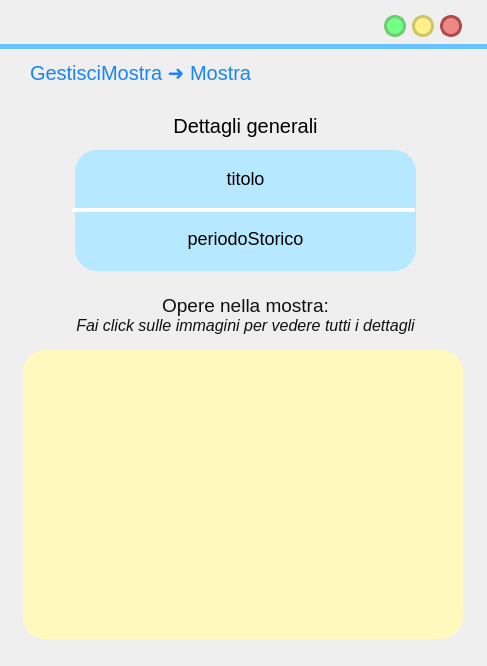
<?xml version="1.0" encoding="UTF-8"?>
<ui version="4.0">
 <class>MainWindow</class>
 <widget class="QMainWindow" name="MainWindow">
  <property name="geometry">
   <rect>
    <x>0</x>
    <y>0</y>
    <width>487</width>
    <height>666</height>
   </rect>
  </property>
  <property name="cursor">
   <cursorShape>ArrowCursor</cursorShape>
  </property>
  <property name="windowTitle">
   <string>MainWindow</string>
  </property>
  <property name="styleSheet">
   <string notr="true"/>
  </property>
  <widget class="QWidget" name="centralwidget">
   <widget class="QLabel" name="label">
    <property name="geometry">
     <rect>
      <x>0</x>
      <y>44</y>
      <width>641</width>
      <height>5</height>
     </rect>
    </property>
    <property name="styleSheet">
     <string notr="true">background-color:rgb(104, 194, 253);</string>
    </property>
    <property name="text">
     <string/>
    </property>
   </widget>
   <widget class="QPushButton" name="reduceButton">
    <property name="geometry">
     <rect>
      <x>384</x>
      <y>15</y>
      <width>22</width>
      <height>22</height>
     </rect>
    </property>
    <property name="sizePolicy">
     <sizepolicy hsizetype="Fixed" vsizetype="Fixed">
      <horstretch>0</horstretch>
      <verstretch>0</verstretch>
     </sizepolicy>
    </property>
    <property name="minimumSize">
     <size>
      <width>22</width>
      <height>22</height>
     </size>
    </property>
    <property name="maximumSize">
     <size>
      <width>24</width>
      <height>24</height>
     </size>
    </property>
    <property name="cursor">
     <cursorShape>PointingHandCursor</cursorShape>
    </property>
    <property name="styleSheet">
     <string notr="true">QPushButton{
 background-color:#76ff85;
 border-style: solid;
 border-radius:11px;
font: 18pt &quot;Candara&quot;;
border-color:#6bcc73;
border-width:3;
}

QPushButton::pressed{
	background-color : white;
	border-color:#6bcc73;
	border-width:3;
}
</string>
    </property>
    <property name="text">
     <string/>
    </property>
   </widget>
   <widget class="QPushButton" name="exitButton">
    <property name="geometry">
     <rect>
      <x>440</x>
      <y>15</y>
      <width>22</width>
      <height>22</height>
     </rect>
    </property>
    <property name="sizePolicy">
     <sizepolicy hsizetype="Fixed" vsizetype="Fixed">
      <horstretch>0</horstretch>
      <verstretch>0</verstretch>
     </sizepolicy>
    </property>
    <property name="minimumSize">
     <size>
      <width>22</width>
      <height>22</height>
     </size>
    </property>
    <property name="maximumSize">
     <size>
      <width>24</width>
      <height>24</height>
     </size>
    </property>
    <property name="cursor">
     <cursorShape>PointingHandCursor</cursorShape>
    </property>
    <property name="styleSheet">
     <string notr="true">QPushButton{
 background-color:#ee8888;
 border-style: solid;
 border-radius:11px;
font: 18pt &quot;Candara&quot;;
border-color:#ae4a4a;
border-width:3;
}

QPushButton::pressed{
	background-color : white;
	border-color:#ae4a4a;
	border-width:3;
}
</string>
    </property>
    <property name="text">
     <string/>
    </property>
   </widget>
   <widget class="QPushButton" name="maximizeButton">
    <property name="geometry">
     <rect>
      <x>412</x>
      <y>15</y>
      <width>22</width>
      <height>22</height>
     </rect>
    </property>
    <property name="sizePolicy">
     <sizepolicy hsizetype="Fixed" vsizetype="Fixed">
      <horstretch>0</horstretch>
      <verstretch>0</verstretch>
     </sizepolicy>
    </property>
    <property name="minimumSize">
     <size>
      <width>20</width>
      <height>20</height>
     </size>
    </property>
    <property name="maximumSize">
     <size>
      <width>24</width>
      <height>24</height>
     </size>
    </property>
    <property name="cursor">
     <cursorShape>PointingHandCursor</cursorShape>
    </property>
    <property name="styleSheet">
     <string notr="true">QPushButton{
 background-color:#fff08c	;
 border-style: solid;
 border-radius:11px;
font: 18pt &quot;Candara&quot;;
border-color:#ccc664;
border-width:3;
}

QPushButton::pressed{
	background-color : white;
	border-color:#ccc664;
	border-width:3;
}
</string>
    </property>
    <property name="text">
     <string/>
    </property>
   </widget>
   <widget class="QLabel" name="previousButton">
    <property name="geometry">
     <rect>
      <x>424</x>
      <y>57</y>
      <width>36</width>
      <height>36</height>
     </rect>
    </property>
    <property name="font">
     <font>
      <family>Lato Light</family>
      <pointsize>20</pointsize>
      <weight>50</weight>
      <italic>false</italic>
      <bold>false</bold>
     </font>
    </property>
    <property name="cursor">
     <cursorShape>PointingHandCursor</cursorShape>
    </property>
    <property name="autoFillBackground">
     <bool>false</bool>
    </property>
    <property name="styleSheet">
     <string notr="true">background-color: rgba(255, 255, 255,0);</string>
    </property>
    <property name="text">
     <string/>
    </property>
    <property name="pixmap">
     <pixmap resource="res/res.qrc">:/icons/arrow_back_FILL1_wght700_GRAD200_opsz48_risultato.png</pixmap>
    </property>
    <property name="scaledContents">
     <bool>true</bool>
    </property>
   </widget>
   <widget class="QLabel" name="titoloLabel">
    <property name="geometry">
     <rect>
      <x>30</x>
      <y>57</y>
      <width>311</width>
      <height>31</height>
     </rect>
    </property>
    <property name="styleSheet">
     <string notr="true">font-size: 20px;
text-align: left;
background-color: rgba(255, 255, 255,0);
color: #1684FC;
font: 16pt &quot;Lato&quot;;</string>
    </property>
    <property name="text">
     <string>GestisciMostra ➜ Mostra</string>
    </property>
   </widget>
   <widget class="QLabel" name="label_3">
    <property name="geometry">
     <rect>
      <x>20</x>
      <y>10</y>
      <width>361</width>
      <height>31</height>
     </rect>
    </property>
    <property name="cursor">
     <cursorShape>SizeAllCursor</cursorShape>
    </property>
    <property name="styleSheet">
     <string notr="true">color: rgba(255, 255, 255,0);
background-color:rgba(255, 255, 255,0);</string>
    </property>
    <property name="text">
     <string/>
    </property>
   </widget>
   <widget class="QLabel" name="titoloLabel_3">
    <property name="geometry">
     <rect>
      <x>10</x>
      <y>110</y>
      <width>471</width>
      <height>31</height>
     </rect>
    </property>
    <property name="styleSheet">
     <string notr="true">font-size: 20px;
text-align: left;
background-color: rgba(255, 255, 255,0);
</string>
    </property>
    <property name="text">
     <string>Dettagli generali</string>
    </property>
    <property name="alignment">
     <set>Qt::AlignCenter</set>
    </property>
   </widget>
   <widget class="QLabel" name="immagineLabel">
    <property name="geometry">
     <rect>
      <x>23</x>
      <y>350</y>
      <width>440</width>
      <height>289</height>
     </rect>
    </property>
    <property name="sizePolicy">
     <sizepolicy hsizetype="Fixed" vsizetype="Fixed">
      <horstretch>0</horstretch>
      <verstretch>0</verstretch>
     </sizepolicy>
    </property>
    <property name="styleSheet">
     <string notr="true">border-radius: 22px;
background-color: rgba(255, 249, 190, 255);</string>
    </property>
    <property name="text">
     <string/>
    </property>
    <property name="scaledContents">
     <bool>true</bool>
    </property>
    <property name="alignment">
     <set>Qt::AlignCenter</set>
    </property>
    <property name="margin">
     <number>10</number>
    </property>
    <property name="indent">
     <number>10</number>
    </property>
   </widget>
   <widget class="QScrollArea" name="scrollArea">
    <property name="geometry">
     <rect>
      <x>30</x>
      <y>375</y>
      <width>421</width>
      <height>251</height>
     </rect>
    </property>
    <property name="styleSheet">
     <string notr="true">QWidget{
background:rgb(255, 255, 255);
border-radius:0px;
border-color:rgb(255, 249, 190);
border-style: solid;
border-width:7;
}


QScrollArea{
border-width:0px;
border-radius: 22px;
background-color: rgba(255, 255, 255, 255);
}

QScrollBar{
border-width:0px;
	border-radius:4px;
background-color: rgba(255, 255, 255, 255);

}


/* VERTICAL SCROLLBAR */
 QScrollBar:vertical {
	border: none;
    width: 14px;
    margin: 0px 0 0px 0;
	border-radius: 7px;
margin: 0px 0px 0px 0px;

 }



/*  HANDLE BAR VERTICAL */
QScrollBar::handle:vertical {	
	background-color:#68C2FD;
	min-height: 30px;	
	border-radius: 7px;

}
QScrollBar::handle:vertical:hover{	
	background-color:#A6E4FF;
}
QScrollBar::handle:vertical:pressed {	
	background-color: #5AA7D9;
}


/* BTN TOP - SCROLLBAR */
QScrollBar::sub-line:vertical {
	background-color: rgb(255, 255, 255);
	border-radius: 7px;
}
QScrollBar::sub-line:vertical:hover {	
	background-color:#68C2FD;
}
QScrollBar::sub-line:vertical:pressed {	
	background-color: #5AA7D9;
}

/* BTN BOTTOM - SCROLLBAR  */
QScrollBar::add-line:vertical {

	background-color: rgb(255, 255, 255);
	border-radius: 7px;

}
QScrollBar::add-line:vertical:hover {	
	background-color:rgb(255, 255, 255)
}
QScrollBar::add-line:vertical:pressed {	
	background-color:rgb(255, 255, 255)
}
/* RESET ARROW  */
QScrollBar::up-arrow:vertical, QScrollBar::down-arrow:vertical {
	background: none;
}
QScrollBar::add-page:vertical, QScrollBar::sub-page:vertical {
	background: none;
} 
</string>
    </property>
    <property name="horizontalScrollBarPolicy">
     <enum>Qt::ScrollBarAlwaysOff</enum>
    </property>
    <property name="widgetResizable">
     <bool>true</bool>
    </property>
    <widget class="QWidget" name="scrollAreaWidgetContents">
     <property name="geometry">
      <rect>
       <x>0</x>
       <y>0</y>
       <width>421</width>
       <height>251</height>
      </rect>
     </property>
     <property name="styleSheet">
      <string notr="true">border-width:0px;
border-radius: 0px;
background-color: rgba(255, 249, 190, 255);</string>
     </property>
     <layout class="QVBoxLayout" name="verticalLayout">
      <item>
       <layout class="QGridLayout" name="gridLayout">
        <property name="leftMargin">
         <number>8</number>
        </property>
        <property name="topMargin">
         <number>0</number>
        </property>
        <property name="rightMargin">
         <number>8</number>
        </property>
        <property name="bottomMargin">
         <number>0</number>
        </property>
        <property name="horizontalSpacing">
         <number>14</number>
        </property>
        <property name="verticalSpacing">
         <number>12</number>
        </property>
       </layout>
      </item>
     </layout>
    </widget>
   </widget>
   <widget class="QLabel" name="titoloLabel_4">
    <property name="geometry">
     <rect>
      <x>-20</x>
      <y>310</y>
      <width>531</width>
      <height>31</height>
     </rect>
    </property>
    <property name="layoutDirection">
     <enum>Qt::RightToLeft</enum>
    </property>
    <property name="styleSheet">
     <string notr="true">left: 802px;
top: 386px;
width: 307px;
height: 19px;
color: rgba(16, 16, 16);
background-color: rgba(255, 255, 255,0);

</string>
    </property>
    <property name="text">
     <string>&lt;html&gt;&lt;head/&gt;&lt;body&gt;&lt;p&gt;&lt;span style=&quot; font-size:12pt; font-style:italic;&quot;&gt;Fai click sulle immagini per vedere tutti i dettagli&lt;/span&gt;&lt;/p&gt;&lt;/body&gt;&lt;/html&gt;</string>
    </property>
    <property name="alignment">
     <set>Qt::AlignCenter</set>
    </property>
   </widget>
   <widget class="QLabel" name="titoloLabel">
    <property name="geometry">
     <rect>
      <x>-20</x>
      <y>290</y>
      <width>531</width>
      <height>31</height>
     </rect>
    </property>
    <property name="styleSheet">
     <string notr="true">left: 849px;
background-color: rgba(255, 255, 255,0);
top: 359px;
width: 212px;
height: 24px;
color: rgba(16, 16, 16);
font-size: 20px;
text-align: center;

</string>
    </property>
    <property name="text">
     <string>&lt;html&gt;&lt;head/&gt;&lt;body&gt;&lt;p&gt;&lt;span style=&quot; font-size:14pt;&quot;&gt;Opere nella mostra:&lt;/span&gt;&lt;/p&gt;&lt;/body&gt;&lt;/html&gt;</string>
    </property>
    <property name="alignment">
     <set>Qt::AlignCenter</set>
    </property>
   </widget>
   <widget class="QLabel" name="label_2">
    <property name="geometry">
     <rect>
      <x>75</x>
      <y>150</y>
      <width>341</width>
      <height>121</height>
     </rect>
    </property>
    <property name="styleSheet">
     <string notr="true">left: 790px;
top: 159px;
width: 437px;
height: 650px;
line-height: 20px;
border-radius: 22px;
background-color: rgba(182, 233, 255, 255);
text-align: center;</string>
    </property>
    <property name="text">
     <string/>
    </property>
   </widget>
   <widget class="QLabel" name="label_6">
    <property name="geometry">
     <rect>
      <x>72</x>
      <y>208</y>
      <width>343</width>
      <height>4</height>
     </rect>
    </property>
    <property name="sizePolicy">
     <sizepolicy hsizetype="Fixed" vsizetype="Fixed">
      <horstretch>0</horstretch>
      <verstretch>0</verstretch>
     </sizepolicy>
    </property>
    <property name="styleSheet">
     <string notr="true">width: 314px;
height: 180px;
border-radius: 0;
background-color: rgb(255, 255, 255);
text-align: center;</string>
    </property>
    <property name="text">
     <string/>
    </property>
    <property name="scaledContents">
     <bool>true</bool>
    </property>
    <property name="alignment">
     <set>Qt::AlignCenter</set>
    </property>
    <property name="margin">
     <number>10</number>
    </property>
    <property name="indent">
     <number>0</number>
    </property>
   </widget>
   <widget class="QLabel" name="label_4">
    <property name="geometry">
     <rect>
      <x>90</x>
      <y>163</y>
      <width>34</width>
      <height>34</height>
     </rect>
    </property>
    <property name="styleSheet">
     <string notr="true">background-color: rgba(255, 255, 255,0);</string>
    </property>
    <property name="text">
     <string/>
    </property>
    <property name="pixmap">
     <pixmap resource="res/res.qrc">:/icons/title_FILL1_wght600_GRAD200_opsz48_risultato.png</pixmap>
    </property>
    <property name="scaledContents">
     <bool>true</bool>
    </property>
   </widget>
   <widget class="QLabel" name="label_5">
    <property name="geometry">
     <rect>
      <x>92</x>
      <y>223</y>
      <width>34</width>
      <height>34</height>
     </rect>
    </property>
    <property name="styleSheet">
     <string notr="true">background-color: rgba(255, 255, 255,0);</string>
    </property>
    <property name="text">
     <string/>
    </property>
    <property name="pixmap">
     <pixmap resource="res/res.qrc">:/icons/brush_FILL1_wght600_GRAD200_opsz48_risultato.png</pixmap>
    </property>
    <property name="scaledContents">
     <bool>true</bool>
    </property>
   </widget>
   <widget class="QLabel" name="titoloLabel_2">
    <property name="geometry">
     <rect>
      <x>80</x>
      <y>153</y>
      <width>331</width>
      <height>51</height>
     </rect>
    </property>
    <property name="styleSheet">
     <string notr="true">font-size: 18px;
text-align: left;
background-color: rgba(255, 255, 255,0);
</string>
    </property>
    <property name="text">
     <string>titolo</string>
    </property>
    <property name="alignment">
     <set>Qt::AlignCenter</set>
    </property>
   </widget>
   <widget class="QLabel" name="periodoStoricoLabel">
    <property name="geometry">
     <rect>
      <x>80</x>
      <y>213</y>
      <width>331</width>
      <height>51</height>
     </rect>
    </property>
    <property name="styleSheet">
     <string notr="true">font-size: 18px;
text-align: left;
background-color: rgba(255, 255, 255,0);
</string>
    </property>
    <property name="text">
     <string>periodoStorico</string>
    </property>
    <property name="alignment">
     <set>Qt::AlignCenter</set>
    </property>
   </widget>
   <zorder>immagineLabel</zorder>
   <zorder>label</zorder>
   <zorder>reduceButton</zorder>
   <zorder>exitButton</zorder>
   <zorder>maximizeButton</zorder>
   <zorder>previousButton</zorder>
   <zorder>titoloLabel</zorder>
   <zorder>label_3</zorder>
   <zorder>titoloLabel_3</zorder>
   <zorder>scrollArea</zorder>
   <zorder>titoloLabel_4</zorder>
   <zorder>titoloLabel</zorder>
   <zorder>label_2</zorder>
   <zorder>label_6</zorder>
   <zorder>label_4</zorder>
   <zorder>label_5</zorder>
   <zorder>titoloLabel_2</zorder>
   <zorder>periodoStoricoLabel</zorder>
  </widget>
 </widget>
 <resources>
  <include location="res/res.qrc"/>
 </resources>
 <connections/>
</ui>
